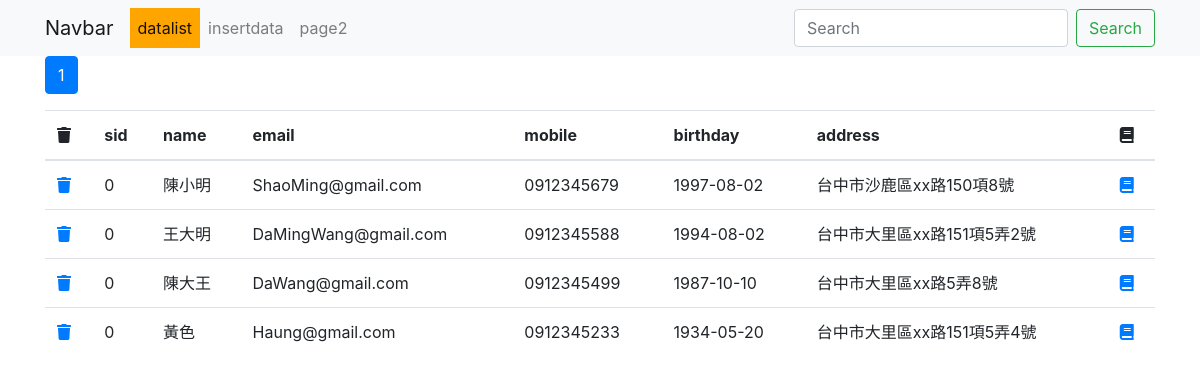
Screenshot of /0822/datalist.php with the database file from the repository.
### tables this page shows
CREATE TABLE `address_book` (
  `sid` int(11) NOT NULL,
  `name` varchar(255) NOT NULL,
  `email` varchar(255) NOT NULL,
  `address` varchar(255) DEFAULT NULL,
  `birthday` date NOT NULL,
  `create_at` datetime NOT NULL,
  `mobile` varchar(255) NOT NULL
);

### 0822/datalist.php (the view, shortened to what this page needs)
<?php require __DIR__ . '/PDO.php';
$page = isset($_GET['page']) ? intval($_GET['page']) : 1;
$perPage = 10;
$totoalSql = $pdo->query('SELECT COUNT(*) FROM `address_book`');
$totalrows = $totoalSql->fetch(PDO::FETCH_NUM)[0];
$totalPage = ceil($totalrows / $perPage);
$sql = sprintf("SELECT * FROM `address_book` ORDER BY `sid` DESC LIMIT %s, %s", ($page - 1) * $perPage, $perPage);
$stmt = $pdo->query($sql);
?>
<?php include __DIR__ . '/__html_head.php' ?>
<div class="container">
    <nav aria-label="Page navigation example">
        <ul class="pagination">
            <?php
            $start_page = $page - 3;
            $end_page = $page + 3;
            for ($i = $start_page; $i < $end_page; $i++) :
                if ($i < 1 or $i > $totalPage) continue;
                ?>
            <li class="page-item <?= $i == $page ? 'active' : '' ?> ">
                <a class="page-link" href="?page=<?= $i ?>"><?= $i ?></a>
            </li>
            <?php endfor; ?>
        </ul>
    </nav>
    <table class="table">
        <thead>
            <tr>
                <th scope="col"><i class="fas fa-trash"></i></th>
                <th scope="col">sid</th>
                <th scope="col">name</th>
                <th scope="col">email</th>
                <th scope="col">mobile</th>
                <th scope="col">birthday</th>
                <th scope="col">address</th>
                <th scope="col"><i class="fas fa-book"></i></th>
            </tr>
        </thead>
        <tbody>
            <?php while ($r = $stmt->fetch()) {; ?>
            <tr>
                <td>
                    <a href="javascript:delete2(<?= $r['sid'] ?>)">
                        <i class="fas fa-trash"></i>
                    </a>
                </td>
                <td><?= $r['sid'] ?></td>
                <td><?= $r['name'] ?></td>
                <td><?= $r['email'] ?></td>
                <td><?= $r['mobile'] ?></td>
                <td><?= $r['birthday'] ?></td>
                <td><?= $r['address'] ?></td>
                <td><a href="edit.php?sid=<?= $r['sid'] ?>"><i class="fas fa-book"></i></a></td>
            </tr>
            <?php }; ?>
        </tbody>
    </table>
</div>
<?php include __DIR__ . '/__html_foot.php' ?>

### rows the page displays
address_book: sid "0", name "陳小明", email "ShaoMing@gmail.com", mobile "0912345679", birthday "1997-08-02", address "台中市沙鹿區xx路150項8號"
address_book: sid "0", name "王大明", email "DaMingWang@gmail.com", mobile "0912345588", birthday "1994-08-02", address "台中市大里區xx路151項5弄2號"
address_book: sid "0", name "陳大王", email "DaWang@gmail.com", mobile "0912345499", birthday "1987-10-10", address "台中市大里區xx路5弄8號"
address_book: sid "0", name "黃色", email "Haung@gmail.com", mobile "0912345233", birthday "1934-05-20", address "台中市大里區xx路151項5弄4號"
